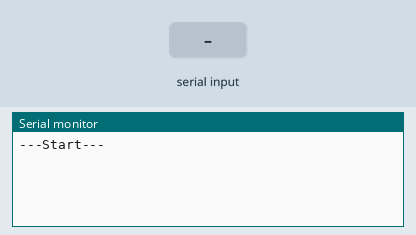
Recording of a sketch running on a simulated ESP32. Shown: the last lines printed to the serial monitor. The inputs (shaded band) are chosen by the test bench.

Above: at 1.2 s.
1.3 s: "1" received over the second serial link
At 2.5 s:
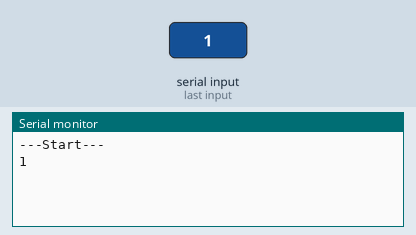
2.8 s: "0" received over the second serial link
At 3.7 s:
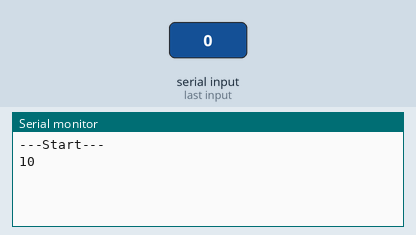

The sketch:

serialATrozmowa.ino
```cpp
#define RX1 9
#define TX1 10

#define RX2 16
#define TX2 17
//#include <HardwareSerial.h>
void setup() {
  Serial.begin(9600);
  Serial2.begin(9600, SERIAL_8N1, RX2, TX2);

  Serial.println("---Start---");
}

void loop() {
  if (Serial2.available()) {
    Serial.write(Serial2.read());
  }
  delay(5);
  if (Serial.available()) {
    //Serial.print("Wysyłam");
    Serial2.write(Serial.read());
  }
  delay(5);


}
```

Measured:
- after the input at 1.3 s, the serial monitor: prints a new line at once (image 1)
- after the input at 2.8 s, the serial monitor: prints a new line at once (image 2)
